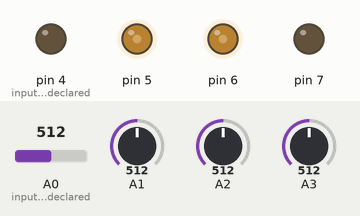
This sketch was run on a simulated Arduino Uno, built with avr-gcc and run on an emulated ATmega328P. Shown: output pins drawn as LEDs (lit = HIGH). The test bench sets the inputs (shaded band); at power-on: A0 (input_pin_declared) = 512, A1 = 512, A2 = 512, A3 = 512. What the sketch prints to the serial monitor is not drawn.

Above: at 0.1 s.
Timing chart, 0 to 1.6 s (numbered marks = the images above):
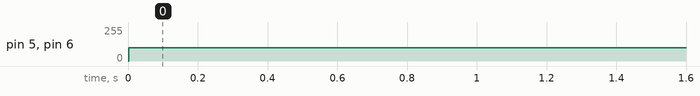

The sketch:

IR_one.ino
```cpp
int front_R = 0; //value to store input
int front_L = 0;
int side_R = 0;
int side_L = 0;

bool stop_fR = true; //boolean for deadend
bool stop_fL= true;
bool stop_sR = true;
bool stop_sL = true;

bool slow_fR = true; //boolean for deadend
bool slow_fL= true;
bool slow_sR = true;
bool slow_sL = true;

//make booleans for start slowing down?


//if were over half way then go back

void check_fR(){
  if(front_R <= 500 ){
    stop_fR = false;
    //Serial.println(" FR: false");
  }
    else{
      stop_fR = true;
      //Serial.println("  FR: true");
    }

   if(front_R <= 700 ){
    slow_fR = false;
    //Serial.println(" FR: false");
  }
    else{
      stop_fR = true;
      //Serial.println("  FR: true");
    }


}

void check_fL(){
  if(front_L <= 500 ){
    stop_fL = false;
    //Serial.println(" FR: false");
  }
    else{
      stop_fL = true;
      //Serial.println("  FR: true");
    }
}

void check_sR(){
  if(side_R <= 500 ){
    stop_sR = false;
    //Serial.println(" FR: false");
  }
    else{
      stop_sR = true;
      //Serial.println("  FR: true");
    }
}

void check_sL(){
  if(side_L <= 500 ){
    stop_sL = false;
    //Serial.println(" FR: false");
  }
    else{
      stop_sL = true;
      //Serial.println("  FR: true");
    }
}


void setup() {
  pinMode(A0, INPUT); //input pin declared
  pinMode(A1, INPUT);
  pinMode(A2, INPUT);
  pinMode(A3, INPUT);

   pinMode(4, OUTPUT); //input pin declared
  pinMode(5, OUTPUT);
  pinMode(6, OUTPUT);
  pinMode(6, OUTPUT);

  Serial.begin(300);

}

void loop() {
  front_L = analogRead(A0); //sets IR to A0's input
  side_L = analogRead(A1);
  front_R = analogRead(A2);
  side_R = analogRead(A3);
  Serial.print(front_L); // Front left A0           prints IR value/input value
  Serial.print("  ");
  Serial.print(side_L);  // side left A1
  Serial.print("  ");
  Serial.print(front_R); // Front right A2
  Serial.println("  ");
  Serial.println(side_R); // side right A3


  check_fR();
  check_fL();
  check_sL();
  check_sR();

  if(stop_fR == false || stop_fL == false){
    analogWrite(4,0);
    analogWrite(5,0);
    analogWrite(6,0);
    analogWrite(7,0);
  }

  analogWrite(4,100);
  analogWrite(5,100);
  analogWrite(6,100);
  analogWrite(7,100);
}

/* length stuff:

  2 inches from wall = 920
*/
```

Measured:
- by itself, pin 5, pin 6: 0/255 → 100/255 at 0.00 s
